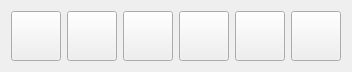
<?xml version="1.0" encoding="UTF-8"?>
<ui version="4.0">
 <class>QG_ControlWidgetClass</class>
 <widget class="QWidget" name="QG_ControlWidgetClass">
  <property name="geometry">
   <rect>
    <x>0</x>
    <y>0</y>
    <width>348</width>
    <height>68</height>
   </rect>
  </property>
  <property name="windowTitle">
   <string>QG_ControlWidget</string>
  </property>
  <layout class="QGridLayout" name="gridLayout">
   <item row="0" column="0">
    <widget class="SquareButton" name="pushButton_Init">
     <property name="sizePolicy">
      <sizepolicy hsizetype="Expanding" vsizetype="Expanding">
       <horstretch>0</horstretch>
       <verstretch>0</verstretch>
      </sizepolicy>
     </property>
     <property name="minimumSize">
      <size>
       <width>50</width>
       <height>50</height>
      </size>
     </property>
     <property name="styleSheet">
      <string notr="true">QPushButton
{
	border-image: url(:/Cutting/control_Init.png);
}
QPushButton::hover
{
    border-width: 2px;
	border-radius:4px;

}

QPushButton::pressed
{
    border-width: 1px;
	border-radius:4px;
    padding-top: 3px;
	padding-left: 3px;
 

}</string>
     </property>
     <property name="text">
      <string/>
     </property>
    </widget>
   </item>
   <item row="0" column="1">
    <widget class="SquareButton" name="pushButton_Run">
     <property name="sizePolicy">
      <sizepolicy hsizetype="Expanding" vsizetype="Expanding">
       <horstretch>0</horstretch>
       <verstretch>0</verstretch>
      </sizepolicy>
     </property>
     <property name="minimumSize">
      <size>
       <width>50</width>
       <height>50</height>
      </size>
     </property>
     <property name="styleSheet">
      <string notr="true">QPushButton
{
	border-image:url(:/Cutting/control_Start.png);
}
QPushButton::hover
{
    border-width: 2px;
	border-radius:4px;
}

QPushButton::pressed
{
    border-width: 1px;
	border-radius:4px;
    padding-top: 3px;
	padding-left: 3px;
 
}</string>
     </property>
     <property name="text">
      <string/>
     </property>
    </widget>
   </item>
   <item row="0" column="2">
    <widget class="SquareButton" name="pushButton_Continue">
     <property name="sizePolicy">
      <sizepolicy hsizetype="Expanding" vsizetype="Expanding">
       <horstretch>0</horstretch>
       <verstretch>0</verstretch>
      </sizepolicy>
     </property>
     <property name="minimumSize">
      <size>
       <width>50</width>
       <height>50</height>
      </size>
     </property>
     <property name="styleSheet">
      <string notr="true">QPushButton
{
	border-image:url(:/Cutting/control_Continue.png);
}
QPushButton::hover
{
    border-width: 2px;
	border-radius:4px;
}

QPushButton::pressed
{
    border-width: 1px;
	border-radius:4px;
    padding-top: 3px;
	padding-left: 3px;
 
}</string>
     </property>
     <property name="text">
      <string/>
     </property>
    </widget>
   </item>
   <item row="0" column="3">
    <widget class="SquareButton" name="pushButton_Pause">
     <property name="sizePolicy">
      <sizepolicy hsizetype="Expanding" vsizetype="Expanding">
       <horstretch>0</horstretch>
       <verstretch>0</verstretch>
      </sizepolicy>
     </property>
     <property name="minimumSize">
      <size>
       <width>50</width>
       <height>50</height>
      </size>
     </property>
     <property name="styleSheet">
      <string notr="true">QPushButton
{
	border-image:url(:/Cutting/control_Pause.png);
}
QPushButton::hover
{
    border-width: 2px;
	border-radius:4px;
}

QPushButton::pressed
{
    border-width: 1px;
	border-radius:4px;
    padding-top: 3px;
	padding-left: 3px;
 
}</string>
     </property>
     <property name="text">
      <string/>
     </property>
    </widget>
   </item>
   <item row="0" column="4">
    <widget class="SquareButton" name="pushButton_Stop">
     <property name="sizePolicy">
      <sizepolicy hsizetype="Expanding" vsizetype="Expanding">
       <horstretch>0</horstretch>
       <verstretch>0</verstretch>
      </sizepolicy>
     </property>
     <property name="minimumSize">
      <size>
       <width>50</width>
       <height>50</height>
      </size>
     </property>
     <property name="styleSheet">
      <string notr="true">QPushButton
{
	border-image:url(:/Cutting/control_Stop.png);
}
QPushButton::hover
{
    border-width: 2px;
	border-radius:4px;
}

QPushButton::pressed
{
    border-width: 1px;
	border-radius:4px;
    padding-top: 3px;
	padding-left: 3px;
 
}</string>
     </property>
     <property name="text">
      <string/>
     </property>
    </widget>
   </item>
   <item row="0" column="5">
    <widget class="SquareButton" name="pushButton_BackToIdle">
     <property name="sizePolicy">
      <sizepolicy hsizetype="Expanding" vsizetype="Expanding">
       <horstretch>0</horstretch>
       <verstretch>0</verstretch>
      </sizepolicy>
     </property>
     <property name="minimumSize">
      <size>
       <width>50</width>
       <height>50</height>
      </size>
     </property>
     <property name="styleSheet">
      <string notr="true">QPushButton
{
	border-image:url(:/Cutting/control_BackToIdle.png);
}
QPushButton::hover
{
    border-width: 2px;
	border-radius:4px;
}

QPushButton::pressed
{
    border-width: 1px;
	border-radius:4px;
    padding-top: 3px;
	padding-left: 3px;
 
}</string>
     </property>
     <property name="text">
      <string/>
     </property>
    </widget>
   </item>
  </layout>
 </widget>
 <layoutdefault spacing="6" margin="11"/>
 <customwidgets>
  <customwidget>
   <class>SquareButton</class>
   <extends>QPushButton</extends>
   <header location="global">squarebutton.h</header>
  </customwidget>
 </customwidgets>
 <resources>
  <include location="../../res/Cutting/Cutting.qrc"/>
 </resources>
 <connections/>
</ui>
